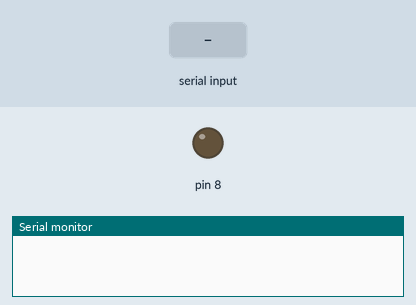
The sketch below on a simulated Arduino Uno, built with avr-gcc and run on an emulated ATmega328P. Shown: output pins drawn as LEDs (lit = HIGH), the last lines printed to the serial monitor. The test bench sets the inputs (shaded band).

Above: at 1.2 s.
1.3 s: "1\n" received over Serial
At 2.5 s:
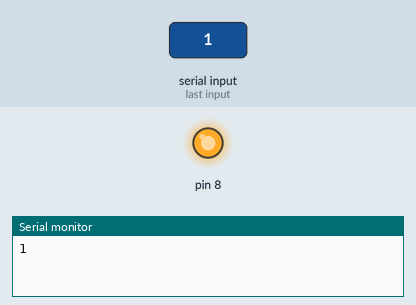
2.8 s: "0\n" received over Serial
At 3.8 s:
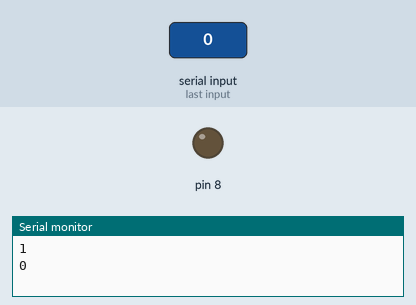
Timing chart, 0 to 5.8 s (numbered marks = the images above; inputs shaded):
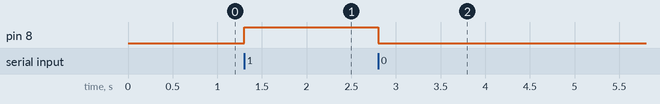

The sketch:

LED_Glow_With_Help_of_Smart_Phone.ino
```cpp
char data;
void setup()
{
 Serial.begin(9600);
 pinMode(8,OUTPUT);
}

void loop()
{
 if(Serial.available()>0)
  {
    data=Serial.read();
    Serial.print(data);
    Serial.print("\n");
    if(data=='1')
    digitalWrite(8,HIGH);
    else if (data=='0')
    digitalWrite(8,LOW);
  }
 }
```

Measured:
- after the input at 1.3 s, pin 8: LOW → HIGH at once
- after the input at 2.8 s, pin 8: HIGH → LOW at once
